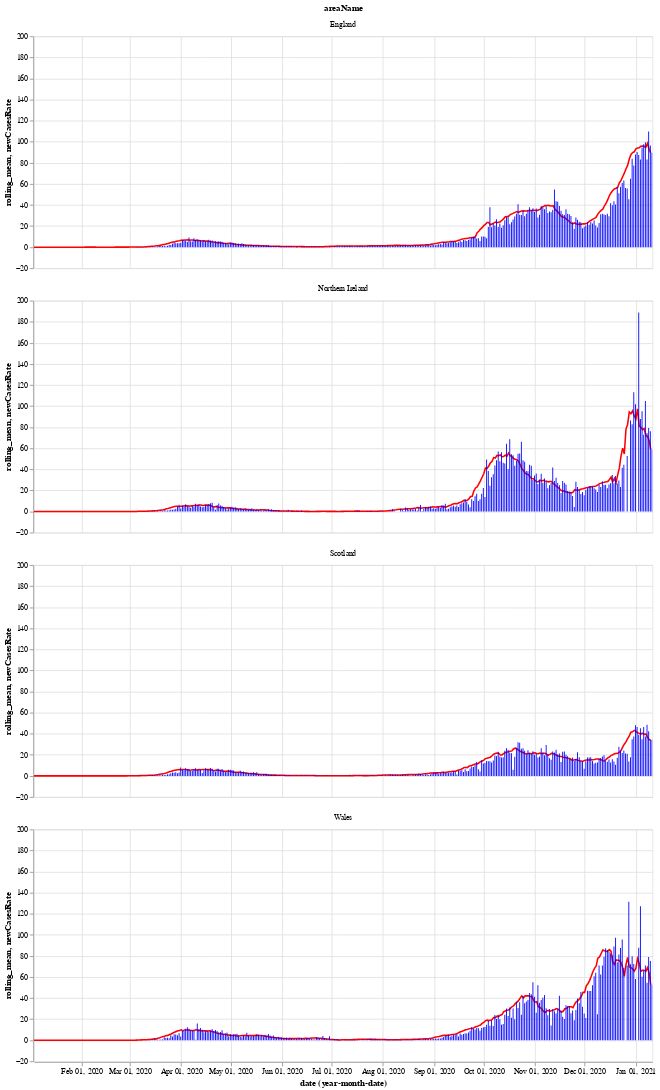

Source (notebook cell):
### Markdown cell above
Next is a bar chart of the number of new cases in each country (per 100k population), with the 7 day moving average of cases. Again we see that Wales saw a longer period of raising and falling cases compared to the other countries.

After a period of cases falling, each nation is now seeing a rise in the number of cases - especially in Wales.

### Code cell
# collapse
bars = alt.Chart(uk_cases).mark_bar().encode(
    x="yearmonthdate(date):T",
    y="newCasesRate:Q",
    tooltip='newCasesRate',
    color=alt.condition(
        alt.datum.dailyChange > 0,
        alt.value("orange"),  # The positive color
        alt.value("blue")  # The negative color
    )
).properties(title='New cases per 100k population with rolling 7 day average', width=800).interactive()
line = alt.Chart(uk_cases).mark_line(
    color='red',
    size=2,
).transform_window(
    rolling_mean='mean(newCasesRate)',
    frame=[0, 7],
    groupby=['areaName']
).encode(
    x='yearmonthdate(date):T',
    y='rolling_mean:Q'
)
alt.layer(line, bars, data=uk_cases).facet(alt.Row('areaName'), columns=1)

### Figure 1 — Vega-Lite specification as saved in the notebook (floating-point values rounded to 4 significant figures; data arrays with more than 128 entries replaced by an {"elided": "..."} marker saying what was removed)
{"config": {"view": {"continuousWidth": 400, "continuousHeight": 300}}, "data": {"name": "data-8f61de05055d27d8ffb85197e046f844"}, "facet": {"type": "nominal", "field": "areaName"}, "spec": {"layer": [{"mark": {"type": "line", "color": "red", "size": 2}, "encoding": {"x": {"type": "temporal", "field": "date", "timeUnit": "yearmonthdate"}, "y": {"type": "quantitative", "field": "rolling_mean"}}, "transform": [{"window": [{"op": "mean", "field": "newCasesRate", "as": "rolling_mean"}], "frame": [0, 7], "groupby": ["areaName"]}]}, {"mark": "bar", "encoding": {"color": {"condition": {"value": "orange", "test": "(datum.dailyChange > 0)"}, "value": "blue"}, "tooltip": {"type": "quantitative", "field": "newCasesRate"}, "x": {"type": "temporal", "field": "date", "timeUnit": "yearmonthdate"}, "y": {"type": "quantitative", "field": "newCasesRate"}}, "selection": {"selector002": {"type": "interval", "bind": "scales", "encodings": ["x", "y"]}}, "title": "New cases per 100k population with rolling 7 day average", "width": 800}]}, "columns": 1, "$schema": "https://vega.github.io/schema/vega-lite/v4.8.1.json", "datasets": {"data-8f61de05055d27d8ffb85197e046f844": {"elided": "1496 records"}}}
